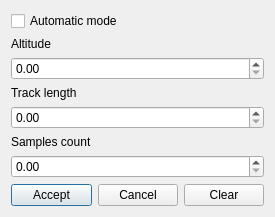
<?xml version="1.0" encoding="UTF-8"?>
<ui version="4.0">
 <class>SolverSettingsDialog</class>
 <widget class="QDialog" name="SolverSettingsDialog">
  <property name="geometry">
   <rect>
    <x>0</x>
    <y>0</y>
    <width>255</width>
    <height>199</height>
   </rect>
  </property>
  <property name="maximumSize">
   <size>
    <width>255</width>
    <height>199</height>
   </size>
  </property>
  <property name="windowTitle">
   <string>Dialog</string>
  </property>
  <layout class="QGridLayout" name="gridLayout">
   <item row="0" column="0" colspan="2">
    <widget class="QCheckBox" name="checkBoxAuto">
     <property name="text">
      <string>Automatic mode</string>
     </property>
    </widget>
   </item>
   <item row="1" column="0">
    <widget class="QLabel" name="label">
     <property name="text">
      <string>Altitude</string>
     </property>
    </widget>
   </item>
   <item row="2" column="0" colspan="3">
    <widget class="QDoubleSpinBox" name="AltitudeSpinBox"/>
   </item>
   <item row="3" column="0">
    <widget class="QLabel" name="label_2">
     <property name="text">
      <string>Track length</string>
     </property>
    </widget>
   </item>
   <item row="4" column="0" colspan="3">
    <widget class="QDoubleSpinBox" name="TrackLenSpinBox"/>
   </item>
   <item row="5" column="0">
    <widget class="QLabel" name="label_3">
     <property name="text">
      <string>Samples count</string>
     </property>
    </widget>
   </item>
   <item row="6" column="0" colspan="3">
    <widget class="QDoubleSpinBox" name="SamplesCountSpinBox"/>
   </item>
   <item row="7" column="0">
    <widget class="QPushButton" name="AcceptButton">
     <property name="text">
      <string>Accept</string>
     </property>
    </widget>
   </item>
   <item row="7" column="1">
    <widget class="QPushButton" name="CancelButton">
     <property name="text">
      <string>Cancel</string>
     </property>
    </widget>
   </item>
   <item row="7" column="2">
    <widget class="QPushButton" name="ClearButton">
     <property name="text">
      <string>Clear</string>
     </property>
    </widget>
   </item>
  </layout>
 </widget>
 <resources/>
 <connections/>
</ui>
